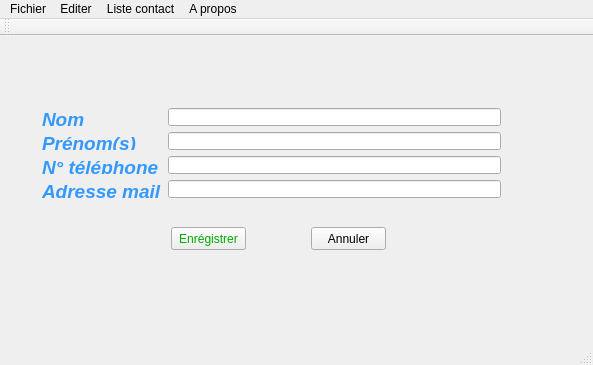
<?xml version="1.0" encoding="UTF-8"?>
<ui version="4.0">
 <class>MainWindow</class>
 <widget class="QMainWindow" name="MainWindow">
  <property name="geometry">
   <rect>
    <x>0</x>
    <y>0</y>
    <width>593</width>
    <height>365</height>
   </rect>
  </property>
  <property name="windowTitle">
   <string>Contact Manager</string>
  </property>
  <widget class="QWidget" name="centralWidget">
   <layout class="QVBoxLayout" name="verticalLayout">
    <item>
     <widget class="QStackedWidget" name="stackedWidget">
      <property name="currentIndex">
       <number>0</number>
      </property>
      <widget class="QWidget" name="page">
       <widget class="QWidget" name="layoutWidget">
        <property name="geometry">
         <rect>
          <x>20</x>
          <y>50</y>
          <width>481</width>
          <height>112</height>
         </rect>
        </property>
        <layout class="QFormLayout" name="formLayout_2">
         <item row="0" column="0">
          <widget class="QLabel" name="label">
           <property name="text">
            <string>&lt;!DOCTYPE HTML PUBLIC &quot;-//W3C//DTD HTML 4.0//EN&quot; &quot;http://www.w3.org/TR/REC-html40/strict.dtd&quot;&gt;
&lt;html&gt;&lt;head&gt;&lt;meta name=&quot;qrichtext&quot; content=&quot;1&quot; /&gt;&lt;style type=&quot;text/css&quot;&gt;
p, li { white-space: pre-wrap; }
&lt;/style&gt;&lt;/head&gt;&lt;body style=&quot; font-family:'MS Shell Dlg 2'; font-size:8.25pt; font-weight:400; font-style:normal;&quot;&gt;
&lt;p style=&quot; margin-top:0px; margin-bottom:0px; margin-left:0px; margin-right:0px; -qt-block-indent:0; text-indent:0px;&quot;&gt;&lt;span style=&quot; font-size:14pt; font-weight:600;color:#39F ;  font-style:italic;&quot;&gt;Nom&lt;/span&gt;&lt;/p&gt;&lt;/body&gt;&lt;/html&gt;</string>
           </property>
          </widget>
         </item>
         <item row="0" column="1">
          <widget class="QLineEdit" name="Enom"/>
         </item>
         <item row="1" column="0">
          <widget class="QLabel" name="label_2">
           <property name="text">
            <string>&lt;!DOCTYPE HTML PUBLIC &quot;-//W3C//DTD HTML 4.0//EN&quot; &quot;http://www.w3.org/TR/REC-html40/strict.dtd&quot;&gt;
&lt;html&gt;&lt;head&gt;&lt;meta name=&quot;qrichtext&quot; content=&quot;1&quot; /&gt;&lt;style type=&quot;text/css&quot;&gt;
p, li { white-space: pre-wrap; }
&lt;/style&gt;&lt;/head&gt;&lt;body style=&quot; font-family:'MS Shell Dlg 2'; font-size:8.25pt; font-weight:400; font-style:normal;&quot;&gt;
&lt;p style=&quot; margin-top:0px; margin-bottom:0px; margin-left:0px; margin-right:0px; -qt-block-indent:0; text-indent:0px;&quot;&gt;&lt;span style=&quot; font-size:14pt; font-weight:600; font-style:italic;color:#39F;&quot;&gt;Prénom(s)&lt;/span&gt;&lt;/p&gt;&lt;/body&gt;&lt;/html&gt;</string>
           </property>
          </widget>
         </item>
         <item row="2" column="0">
          <widget class="QLabel" name="label_3">
           <property name="text">
            <string>&lt;!DOCTYPE HTML PUBLIC &quot;-//W3C//DTD HTML 4.0//EN&quot; &quot;http://www.w3.org/TR/REC-html40/strict.dtd&quot;&gt;
&lt;html&gt;&lt;head&gt;&lt;meta name=&quot;qrichtext&quot; content=&quot;1&quot; /&gt;&lt;style type=&quot;text/css&quot;&gt;
p, li { white-space: pre-wrap; }
&lt;/style&gt;&lt;/head&gt;&lt;body style=&quot; font-family:'MS Shell Dlg 2'; font-size:8.25pt; font-weight:400; font-style:normal;&quot;&gt;
&lt;p style=&quot; margin-top:0px; margin-bottom:0px; margin-left:0px; margin-right:0px; -qt-block-indent:0; text-indent:0px;&quot;&gt;&lt;span style=&quot; font-size:14pt; font-weight:600; font-style:italic;color:#39F;&quot;&gt;N° téléphone&lt;/span&gt;&lt;/p&gt;&lt;/body&gt;&lt;/html&gt;</string>
           </property>
          </widget>
         </item>
         <item row="2" column="1">
          <widget class="QLineEdit" name="Enum"/>
         </item>
         <item row="3" column="0">
          <widget class="QLabel" name="label_4">
           <property name="text">
            <string>&lt;!DOCTYPE HTML PUBLIC &quot;-//W3C//DTD HTML 4.0//EN&quot; &quot;http://www.w3.org/TR/REC-html40/strict.dtd&quot;&gt;
&lt;html&gt;&lt;head&gt;&lt;meta name=&quot;qrichtext&quot; content=&quot;1&quot; /&gt;&lt;style type=&quot;text/css&quot;&gt;
p, li { white-space: pre-wrap; }
&lt;/style&gt;&lt;/head&gt;&lt;body style=&quot; font-family:'MS Shell Dlg 2'; font-size:8.25pt; font-weight:400; font-style:normal;&quot;&gt;
&lt;p style=&quot; margin-top:0px; margin-bottom:0px; margin-left:0px; margin-right:0px; -qt-block-indent:0; text-indent:0px;&quot;&gt;&lt;span style=&quot; font-size:14pt; font-weight:600; font-style:italic;color:#39F;&quot;&gt;Adresse mail&lt;/span&gt;&lt;/p&gt;&lt;/body&gt;&lt;/html&gt;</string>
           </property>
          </widget>
         </item>
         <item row="3" column="1">
          <widget class="QLineEdit" name="Eemail"/>
         </item>
         <item row="1" column="1">
          <widget class="QLineEdit" name="Eprenom"/>
         </item>
        </layout>
       </widget>
       <widget class="QPushButton" name="pushButton">
        <property name="geometry">
         <rect>
          <x>160</x>
          <y>180</y>
          <width>75</width>
          <height>23</height>
         </rect>
        </property>
        <property name="styleSheet">
         <string notr="true">
color: rgb(0, 170, 0);</string>
        </property>
        <property name="text">
         <string>Enrégistrer</string>
        </property>
       </widget>
       <widget class="QPushButton" name="pushButton_2">
        <property name="geometry">
         <rect>
          <x>300</x>
          <y>180</y>
          <width>75</width>
          <height>23</height>
         </rect>
        </property>
        <property name="styleSheet">
         <string notr="true">color: rgb(0, 0, 0);</string>
        </property>
        <property name="text">
         <string>Annuler</string>
        </property>
       </widget>
      </widget>
      <widget class="QWidget" name="page_2">
       <widget class="QStackedWidget" name="stackedWidget_2">
        <property name="geometry">
         <rect>
          <x>350</x>
          <y>110</y>
          <width>512</width>
          <height>269</height>
         </rect>
        </property>
        <property name="currentIndex">
         <number>0</number>
        </property>
        <widget class="QWidget" name="page_4">
         <widget class="QPushButton" name="pushButton_5">
          <property name="geometry">
           <rect>
            <x>30</x>
            <y>100</y>
            <width>75</width>
            <height>31</height>
           </rect>
          </property>
          <property name="styleSheet">
           <string notr="true">color: rgb(0, 0, 0);</string>
          </property>
          <property name="text">
           <string>Annuler</string>
          </property>
         </widget>
        </widget>
        <widget class="QWidget" name="page_5">
         <widget class="QPlainTextEdit" name="plainTextEdit_3">
          <property name="geometry">
           <rect>
            <x>190</x>
            <y>90</y>
            <width>104</width>
            <height>64</height>
           </rect>
          </property>
          <property name="plainText">
           <string>ici ce sera la page modif</string>
          </property>
         </widget>
        </widget>
        <widget class="QWidget" name="page_6">
         <widget class="QPlainTextEdit" name="plainTextEdit_4">
          <property name="geometry">
           <rect>
            <x>150</x>
            <y>90</y>
            <width>104</width>
            <height>64</height>
           </rect>
          </property>
          <property name="plainText">
           <string>Liste</string>
          </property>
         </widget>
        </widget>
       </widget>
       <widget class="QWidget" name="layoutWidget_2">
        <property name="geometry">
         <rect>
          <x>10</x>
          <y>30</y>
          <width>481</width>
          <height>141</height>
         </rect>
        </property>
        <layout class="QFormLayout" name="formLayout_3">
         <item row="0" column="0">
          <widget class="QLabel" name="label_5">
           <property name="text">
            <string>&lt;!DOCTYPE HTML PUBLIC &quot;-//W3C//DTD HTML 4.0//EN&quot; &quot;http://www.w3.org/TR/REC-html40/strict.dtd&quot;&gt;
&lt;html&gt;&lt;head&gt;&lt;meta name=&quot;qrichtext&quot; content=&quot;1&quot; /&gt;&lt;style type=&quot;text/css&quot;&gt;
p, li { white-space: pre-wrap; }
&lt;/style&gt;&lt;/head&gt;&lt;body style=&quot; font-family:'MS Shell Dlg 2'; font-size:8.25pt; font-weight:400; font-style:normal;&quot;&gt;
&lt;p style=&quot; margin-top:0px; margin-bottom:0px; margin-left:0px; margin-right:0px; -qt-block-indent:0; text-indent:0px;&quot;&gt;&lt;span style=&quot; font-size:14pt; font-weight:600; font-style:italic; color:#00aaff;&quot;&gt;Nom&lt;/span&gt;&lt;/p&gt;&lt;/body&gt;&lt;/html&gt;</string>
           </property>
          </widget>
         </item>
         <item row="0" column="1">
          <widget class="QLineEdit" name="lineEdit_5"/>
         </item>
         <item row="1" column="0">
          <widget class="QLabel" name="label_6">
           <property name="text">
            <string>&lt;!DOCTYPE HTML PUBLIC &quot;-//W3C//DTD HTML 4.0//EN&quot; &quot;http://www.w3.org/TR/REC-html40/strict.dtd&quot;&gt;
&lt;html&gt;&lt;head&gt;&lt;meta name=&quot;qrichtext&quot; content=&quot;1&quot; /&gt;&lt;style type=&quot;text/css&quot;&gt;
p, li { white-space: pre-wrap; }
&lt;/style&gt;&lt;/head&gt;&lt;body style=&quot; font-family:'MS Shell Dlg 2'; font-size:8.25pt; font-weight:400; font-style:normal;&quot;&gt;
&lt;p style=&quot; margin-top:0px; margin-bottom:0px; margin-left:0px; margin-right:0px; -qt-block-indent:0; text-indent:0px;&quot;&gt;&lt;span style=&quot; font-size:14pt; font-weight:600; font-style:italic; color:#00aaff;&quot;&gt;Prénom(s)&lt;/span&gt;&lt;/p&gt;&lt;/body&gt;&lt;/html&gt;</string>
           </property>
          </widget>
         </item>
         <item row="1" column="1">
          <widget class="QLineEdit" name="lineEdit_6"/>
         </item>
         <item row="2" column="0">
          <widget class="QLabel" name="label_7">
           <property name="text">
            <string>&lt;!DOCTYPE HTML PUBLIC &quot;-//W3C//DTD HTML 4.0//EN&quot; &quot;http://www.w3.org/TR/REC-html40/strict.dtd&quot;&gt;
&lt;html&gt;&lt;head&gt;&lt;meta name=&quot;qrichtext&quot; content=&quot;1&quot; /&gt;&lt;style type=&quot;text/css&quot;&gt;
p, li { white-space: pre-wrap; }
&lt;/style&gt;&lt;/head&gt;&lt;body style=&quot; font-family:'MS Shell Dlg 2'; font-size:8.25pt; font-weight:400; font-style:normal;&quot;&gt;
&lt;p style=&quot; margin-top:0px; margin-bottom:0px; margin-left:0px; margin-right:0px; -qt-block-indent:0; text-indent:0px;&quot;&gt;&lt;span style=&quot; font-size:14pt; font-weight:600; font-style:italic; color:#00aaff;&quot;&gt;N° téléphone&lt;/span&gt;&lt;/p&gt;&lt;/body&gt;&lt;/html&gt;</string>
           </property>
          </widget>
         </item>
         <item row="2" column="1">
          <widget class="QLineEdit" name="lineEdit_7"/>
         </item>
         <item row="3" column="0">
          <widget class="QLabel" name="label_8">
           <property name="text">
            <string>&lt;!DOCTYPE HTML PUBLIC &quot;-//W3C//DTD HTML 4.0//EN&quot; &quot;http://www.w3.org/TR/REC-html40/strict.dtd&quot;&gt;
&lt;html&gt;&lt;head&gt;&lt;meta name=&quot;qrichtext&quot; content=&quot;1&quot; /&gt;&lt;style type=&quot;text/css&quot;&gt;
p, li { white-space: pre-wrap; }
&lt;/style&gt;&lt;/head&gt;&lt;body style=&quot; font-family:'MS Shell Dlg 2'; font-size:8.25pt; font-weight:400; font-style:normal;&quot;&gt;
&lt;p style=&quot; margin-top:0px; margin-bottom:0px; margin-left:0px; margin-right:0px; -qt-block-indent:0; text-indent:0px;&quot;&gt;&lt;span style=&quot; font-size:14pt; font-weight:600; font-style:italic; color:#00aaff;&quot;&gt;Adresse mail&lt;/span&gt;&lt;/p&gt;&lt;/body&gt;&lt;/html&gt;</string>
           </property>
          </widget>
         </item>
         <item row="3" column="1">
          <widget class="QLineEdit" name="lineEdit_8"/>
         </item>
        </layout>
       </widget>
       <widget class="QPushButton" name="pushButton_3">
        <property name="geometry">
         <rect>
          <x>180</x>
          <y>210</y>
          <width>75</width>
          <height>31</height>
         </rect>
        </property>
        <property name="styleSheet">
         <string notr="true">color: rgb(0, 170, 0);</string>
        </property>
        <property name="text">
         <string>Modifier</string>
        </property>
       </widget>
       <widget class="QPushButton" name="pushButton_4">
        <property name="geometry">
         <rect>
          <x>280</x>
          <y>210</y>
          <width>75</width>
          <height>31</height>
         </rect>
        </property>
        <property name="styleSheet">
         <string notr="true">color: rgb(255, 0, 0);</string>
        </property>
        <property name="text">
         <string>Supprimer</string>
        </property>
       </widget>
      </widget>
      <widget class="QWidget" name="page_3">
       <widget class="QScrollArea" name="scrollArea">
        <property name="geometry">
         <rect>
          <x>10</x>
          <y>70</y>
          <width>541</width>
          <height>201</height>
         </rect>
        </property>
        <property name="styleSheet">
         <string notr="true">background-color: rgb(255, 255, 255);
color: rgb(170, 165, 157);
border-color: rgb(85, 85, 127);</string>
        </property>
        <property name="widgetResizable">
         <bool>true</bool>
        </property>
        <widget class="QWidget" name="scrollAreaWidgetContents">
         <property name="geometry">
          <rect>
           <x>0</x>
           <y>0</y>
           <width>537</width>
           <height>197</height>
          </rect>
         </property>
         <widget class="Line" name="line">
          <property name="geometry">
           <rect>
            <x>120</x>
            <y>0</y>
            <width>16</width>
            <height>201</height>
           </rect>
          </property>
          <property name="orientation">
           <enum>Qt::Vertical</enum>
          </property>
         </widget>
         <widget class="Line" name="line_2">
          <property name="geometry">
           <rect>
            <x>250</x>
            <y>0</y>
            <width>20</width>
            <height>201</height>
           </rect>
          </property>
          <property name="orientation">
           <enum>Qt::Vertical</enum>
          </property>
         </widget>
         <widget class="Line" name="line_3">
          <property name="geometry">
           <rect>
            <x>380</x>
            <y>0</y>
            <width>20</width>
            <height>201</height>
           </rect>
          </property>
          <property name="orientation">
           <enum>Qt::Vertical</enum>
          </property>
         </widget>
        </widget>
       </widget>
       <widget class="QLabel" name="label_9">
        <property name="geometry">
         <rect>
          <x>200</x>
          <y>0</y>
          <width>161</width>
          <height>31</height>
         </rect>
        </property>
        <property name="styleSheet">
         <string notr="true">color: rgb(177, 177, 177);
background-color: rgb(219, 255, 255);</string>
        </property>
        <property name="text">
         <string>&lt;!DOCTYPE HTML PUBLIC &quot;-//W3C//DTD HTML 4.0//EN&quot; &quot;http://www.w3.org/TR/REC-html40/strict.dtd&quot;&gt;
&lt;html&gt;&lt;head&gt;&lt;meta name=&quot;qrichtext&quot; content=&quot;1&quot; /&gt;&lt;style type=&quot;text/css&quot;&gt;
p, li { white-space: pre-wrap; }
&lt;/style&gt;&lt;/head&gt;&lt;body style=&quot; font-family:'MS Shell Dlg 2'; font-size:8.25pt; font-weight:400; font-style:normal;&quot;&gt;
&lt;p align=&quot;center&quot; style=&quot; margin-top:0px; margin-bottom:0px; margin-left:0px; margin-right:0px; -qt-block-indent:0; text-indent:0px;&quot;&gt;&lt;span style=&quot; font-size:16pt; text-decoration: underline;&quot;&gt;Lite de contacts&lt;/span&gt;&lt;/p&gt;&lt;/body&gt;&lt;/html&gt;</string>
        </property>
       </widget>
       <widget class="Line" name="line_4">
        <property name="geometry">
         <rect>
          <x>10</x>
          <y>30</y>
          <width>541</width>
          <height>16</height>
         </rect>
        </property>
        <property name="orientation">
         <enum>Qt::Horizontal</enum>
        </property>
       </widget>
       <widget class="Line" name="line_5">
        <property name="geometry">
         <rect>
          <x>130</x>
          <y>40</y>
          <width>20</width>
          <height>31</height>
         </rect>
        </property>
        <property name="orientation">
         <enum>Qt::Vertical</enum>
        </property>
       </widget>
       <widget class="Line" name="line_6">
        <property name="geometry">
         <rect>
          <x>260</x>
          <y>40</y>
          <width>20</width>
          <height>31</height>
         </rect>
        </property>
        <property name="orientation">
         <enum>Qt::Vertical</enum>
        </property>
       </widget>
       <widget class="Line" name="line_7">
        <property name="geometry">
         <rect>
          <x>390</x>
          <y>40</y>
          <width>20</width>
          <height>31</height>
         </rect>
        </property>
        <property name="orientation">
         <enum>Qt::Vertical</enum>
        </property>
       </widget>
       <widget class="Line" name="line_8">
        <property name="geometry">
         <rect>
          <x>540</x>
          <y>40</y>
          <width>20</width>
          <height>31</height>
         </rect>
        </property>
        <property name="orientation">
         <enum>Qt::Vertical</enum>
        </property>
       </widget>
       <widget class="Line" name="line_9">
        <property name="geometry">
         <rect>
          <x>0</x>
          <y>40</y>
          <width>20</width>
          <height>31</height>
         </rect>
        </property>
        <property name="orientation">
         <enum>Qt::Vertical</enum>
        </property>
       </widget>
       <widget class="QLabel" name="label_10">
        <property name="geometry">
         <rect>
          <x>10</x>
          <y>40</y>
          <width>131</width>
          <height>31</height>
         </rect>
        </property>
        <property name="styleSheet">
         <string notr="true">color: rgb(177, 177, 177);
</string>
        </property>
        <property name="text">
         <string>&lt;!DOCTYPE HTML PUBLIC &quot;-//W3C//DTD HTML 4.0//EN&quot; &quot;http://www.w3.org/TR/REC-html40/strict.dtd&quot;&gt;
&lt;html&gt;&lt;head&gt;&lt;meta name=&quot;qrichtext&quot; content=&quot;1&quot; /&gt;&lt;style type=&quot;text/css&quot;&gt;
p, li { white-space: pre-wrap; }
&lt;/style&gt;&lt;/head&gt;&lt;body style=&quot; font-family:'MS Shell Dlg 2'; font-size:8.25pt; font-weight:400; font-style:normal;&quot;&gt;
&lt;p align=&quot;center&quot; style=&quot; margin-top:0px; margin-bottom:0px; margin-left:0px; margin-right:0px; -qt-block-indent:0; text-indent:0px;&quot;&gt;&lt;span style=&quot; font-size:16pt; font-weight:600; font-style:italic; text-decoration: underline;&quot;&gt;Nom&lt;/span&gt;&lt;/p&gt;&lt;/body&gt;&lt;/html&gt;</string>
        </property>
       </widget>
       <widget class="QLabel" name="label_11">
        <property name="geometry">
         <rect>
          <x>140</x>
          <y>40</y>
          <width>131</width>
          <height>31</height>
         </rect>
        </property>
        <property name="styleSheet">
         <string notr="true">color: rgb(177, 177, 177);
</string>
        </property>
        <property name="text">
         <string>&lt;!DOCTYPE HTML PUBLIC &quot;-//W3C//DTD HTML 4.0//EN&quot; &quot;http://www.w3.org/TR/REC-html40/strict.dtd&quot;&gt;
&lt;html&gt;&lt;head&gt;&lt;meta name=&quot;qrichtext&quot; content=&quot;1&quot; /&gt;&lt;style type=&quot;text/css&quot;&gt;
p, li { white-space: pre-wrap; }
&lt;/style&gt;&lt;/head&gt;&lt;body style=&quot; font-family:'MS Shell Dlg 2'; font-size:8.25pt; font-weight:400; font-style:normal;&quot;&gt;
&lt;p align=&quot;center&quot; style=&quot; margin-top:0px; margin-bottom:0px; margin-left:0px; margin-right:0px; -qt-block-indent:0; text-indent:0px;&quot;&gt;&lt;span style=&quot; font-size:16pt; font-weight:600; font-style:italic; text-decoration: underline;&quot;&gt;Prénom&lt;/span&gt;&lt;/p&gt;&lt;/body&gt;&lt;/html&gt;</string>
        </property>
       </widget>
       <widget class="QLabel" name="label_12">
        <property name="geometry">
         <rect>
          <x>270</x>
          <y>40</y>
          <width>131</width>
          <height>31</height>
         </rect>
        </property>
        <property name="styleSheet">
         <string notr="true">color: rgb(177, 177, 177);
</string>
        </property>
        <property name="text">
         <string>&lt;!DOCTYPE HTML PUBLIC &quot;-//W3C//DTD HTML 4.0//EN&quot; &quot;http://www.w3.org/TR/REC-html40/strict.dtd&quot;&gt;
&lt;html&gt;&lt;head&gt;&lt;meta name=&quot;qrichtext&quot; content=&quot;1&quot; /&gt;&lt;style type=&quot;text/css&quot;&gt;
p, li { white-space: pre-wrap; }
&lt;/style&gt;&lt;/head&gt;&lt;body style=&quot; font-family:'MS Shell Dlg 2'; font-size:8.25pt; font-weight:400; font-style:normal;&quot;&gt;
&lt;p align=&quot;center&quot; style=&quot; margin-top:0px; margin-bottom:0px; margin-left:0px; margin-right:0px; -qt-block-indent:0; text-indent:0px;&quot;&gt;&lt;span style=&quot; font-size:16pt; font-weight:600; font-style:italic; text-decoration: underline;&quot;&gt;N° Tel&lt;/span&gt;&lt;/p&gt;&lt;/body&gt;&lt;/html&gt;</string>
        </property>
       </widget>
       <widget class="QLabel" name="label_13">
        <property name="geometry">
         <rect>
          <x>400</x>
          <y>40</y>
          <width>131</width>
          <height>31</height>
         </rect>
        </property>
        <property name="styleSheet">
         <string notr="true">color: rgb(177, 177, 177);
</string>
        </property>
        <property name="text">
         <string>&lt;!DOCTYPE HTML PUBLIC &quot;-//W3C//DTD HTML 4.0//EN&quot; &quot;http://www.w3.org/TR/REC-html40/strict.dtd&quot;&gt;
&lt;html&gt;&lt;head&gt;&lt;meta name=&quot;qrichtext&quot; content=&quot;1&quot; /&gt;&lt;style type=&quot;text/css&quot;&gt;
p, li { white-space: pre-wrap; }
&lt;/style&gt;&lt;/head&gt;&lt;body style=&quot; font-family:'MS Shell Dlg 2'; font-size:8.25pt; font-weight:400; font-style:normal;&quot;&gt;
&lt;p align=&quot;center&quot; style=&quot; margin-top:0px; margin-bottom:0px; margin-left:0px; margin-right:0px; -qt-block-indent:0; text-indent:0px;&quot;&gt;&lt;span style=&quot; font-size:16pt; font-weight:600; font-style:italic; text-decoration: underline;&quot;&gt;Courriel&lt;/span&gt;&lt;/p&gt;&lt;/body&gt;&lt;/html&gt;</string>
        </property>
       </widget>
      </widget>
     </widget>
    </item>
   </layout>
  </widget>
  <widget class="QMenuBar" name="menuBar">
   <property name="geometry">
    <rect>
     <x>0</x>
     <y>0</y>
     <width>593</width>
     <height>20</height>
    </rect>
   </property>
   <widget class="QMenu" name="menuFichier">
    <property name="title">
     <string>Fichier</string>
    </property>
    <addaction name="actionFermer"/>
   </widget>
   <widget class="QMenu" name="menuEditer">
    <property name="title">
     <string>Editer</string>
    </property>
    <addaction name="actionAjouter"/>
    <addaction name="actionRechercher"/>
   </widget>
   <widget class="QMenu" name="menuListe_contact">
    <property name="title">
     <string>Liste contact</string>
    </property>
    <addaction name="actionListe"/>
   </widget>
   <widget class="QMenu" name="menuA_propos">
    <property name="title">
     <string>A propos</string>
    </property>
    <addaction name="actionLicence"/>
    <addaction name="actionAide"/>
   </widget>
   <addaction name="menuFichier"/>
   <addaction name="menuEditer"/>
   <addaction name="menuListe_contact"/>
   <addaction name="menuA_propos"/>
  </widget>
  <widget class="QToolBar" name="mainToolBar">
   <attribute name="toolBarArea">
    <enum>TopToolBarArea</enum>
   </attribute>
   <attribute name="toolBarBreak">
    <bool>false</bool>
   </attribute>
  </widget>
  <widget class="QStatusBar" name="statusBar"/>
  <action name="actionAjouter">
   <property name="icon">
    <iconset>
     <normaloff>../img/addressbook_add_98423.jpg</normaloff>../img/addressbook_add_98423.jpg</iconset>
   </property>
   <property name="text">
    <string>Ajouter</string>
   </property>
  </action>
  <action name="actionLicence">
   <property name="icon">
    <iconset>
     <normaloff>../img/icon-39737_640.png</normaloff>../img/icon-39737_640.png</iconset>
   </property>
   <property name="text">
    <string>Licence</string>
   </property>
  </action>
  <action name="actionAide">
   <property name="icon">
    <iconset>
     <normaloff>../img/help_globe_93.jpg</normaloff>../img/help_globe_93.jpg</iconset>
   </property>
   <property name="text">
    <string>Aide ?</string>
   </property>
  </action>
  <action name="actionFermer">
   <property name="checkable">
    <bool>true</bool>
   </property>
   <property name="icon">
    <iconset>
     <normaloff>../img/10552-AlexTheKid-EteindreOrdinateur (1).png</normaloff>../img/10552-AlexTheKid-EteindreOrdinateur (1).png</iconset>
   </property>
   <property name="text">
    <string>Fermer</string>
   </property>
  </action>
  <action name="actionRechercher">
   <property name="icon">
    <iconset>
     <normaloff>../img/magnifying-glass-icon-on-square-internet-button-pixmac-icon-45833385.jpg</normaloff>../img/magnifying-glass-icon-on-square-internet-button-pixmac-icon-45833385.jpg</iconset>
   </property>
   <property name="text">
    <string>Rechercher</string>
   </property>
  </action>
  <action name="actionListe">
   <property name="icon">
    <iconset>
     <normaloff>../img/LISTE.png</normaloff>../img/LISTE.png</iconset>
   </property>
   <property name="text">
    <string>Liste</string>
   </property>
   <property name="iconVisibleInMenu">
    <bool>true</bool>
   </property>
  </action>
 </widget>
 <layoutdefault spacing="6" margin="11"/>
 <resources/>
 <connections/>
</ui>
